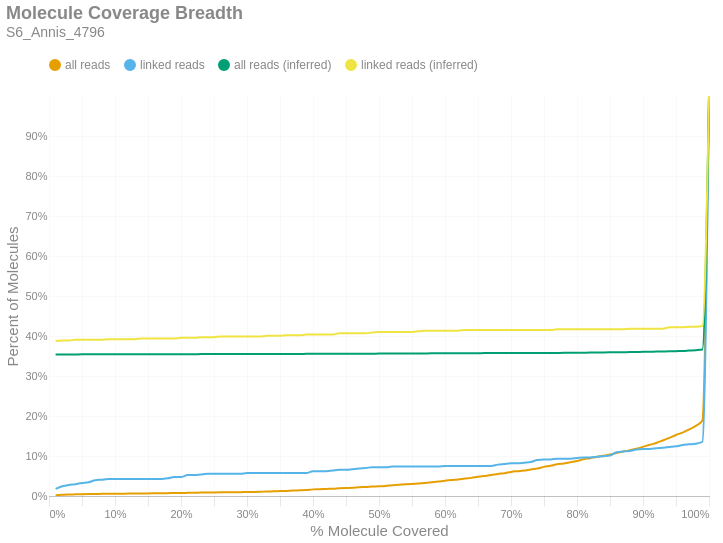

The cell this chart's notebook holds for it:
### Markdown cell above
### Molecule Read Coverage
This chart shows molecule coverage breadth as computed by the number of bases aligned to that molecule. In other words, "*how much of each unique long molecule is actually sequenced/aligned?*" Keep in mind there is a distinction between sequences and alignments, since some sequences belonging to a particular molecule may not align well and wouldn't appear in the alignment data. This chart also shows molecule coverage breadth as computed by the *inferred fragment* from which the aligned sequences originate. Unlike read coverage, this calculation takes into account the total insert size, including unsequenced gaps between the forward and reverse reads. Like the previous figures, these are cumulative percents.

### Code cell
if SKIPLR:
    print_html(f"Skipped")
else:
    binned_df = consolidated_hist(valids['coverage_bp'], mask, 0.01, True)
    binned_df_inf = consolidated_hist(valids['coverage_inserts'], mask, 0.01, True)
    binned_df = binned_df.with_columns(pl.lit(binned_df_inf['all reads (cumsum)']).alias('all reads (inferred)'))
    binned_df = binned_df.with_columns(pl.lit(binned_df_inf['linked reads (cumsum)']).alias('linked reads (inferred)'))
    binned_df = binned_df.with_columns(
        (pl.col('bin').cast(pl.Float64) + 0.01).alias('right_edge')
    )

    with SafeRender(binned_df):
        (
            density_plot(binned_df, 'Molecule Coverage Breadth', samplename, 'molcov', ['all reads (inferred)','linked reads (inferred)'])
            .encode(
                #x=alt.X('bin:Q', title="% Molecule Covered").axis(format = '%').scale(padding=0),
                x=alt.X('right_edge:Q', title="% Molecule Covered").axis(format='%').scale(padding=0),
                y=alt.Y('value:Q', title='Percent of Molecules')
                    .axis(format='%')
                    .stack(False)
                    .scale(domainMin=0, padding=0),
                color=alt.Color("key:N").scale(domain = ["all reads", "linked reads", "all reads (inferred)", "linked reads (inferred)"]),
                tooltip = [
                    alt.Tooltip("key:N", title = "Data Type"),
                    alt.Tooltip("range_label:N", title="% Molecule Covered"),
                    alt.Tooltip("value:Q", format = ".2%", title="% Molecules")
                ]
            )
        ).display()

### Figure 1 — Vega-Lite specification as saved in the notebook (floating-point values rounded to 4 significant figures)
{"width": "container", "height": 400, "config": {"title": {"anchor": "start", "dy": -15, "fontSize": 18, "color": "#888888", "subtitleColor": "#888888", "subtitleFontSize": 14}, "arc": {"fill": "#0072B2"}, "axis": {"domainColor": "#888888", "domainWidth": 0.5, "gridWidth": 0.2, "grid": false, "titleFontWeight": 400, "titleFontSize": 15, "labelFontSize": 11, "labelColor": "#888888", "tickColor": "#888888", "tickWidth": 0.2, "titleColor": "#888888"}, "axisBand": {"grid": false}, "axisX": {"grid": true, "tickSize": 10, "domainCap": "round"}, "axisY": {"domain": false, "grid": true, "tickSize": 0, "domainCap": "round"}, "background": "transparent", "header": {"labelFontSize": 15, "labelColor": "#888888", "titleFontSize": 15, "titleFontWeight": 600, "titleColor": "#888888"}, "legend": {"labelFont": "sans-serif", "labelFontSize": 12, "labelColor": "#888888", "symbolSize": 100, "symbolType": "circle", "titleFontSize": 12, "titlePadding": 10, "titleColor": "#888888", "title": null, "orient": "top"}, "range": {"category": ["#E69F00", "#56B4E9", "#009E73", "#F0E442", "#0072B2", "#D55E00", "#CC79A7", "#000000"], "diverging": ["#cfe8f3", "#a2d4ec", "#73bfe2", "#46abdb", "#1696d2", "#12719e"]}, "area": {"fill": "#0072B2", "fillOpacity": 0.7, "line": true, "strokeOpacity": 0.7}, "line": {"color": "#0072B2", "stroke": "#0072B2", "strokeWidth": 2}, "trail": {"color": "#0072B2", "stroke": "#0072B2", "strokeWidth": 0, "size": 1}, "point": {"filled": true, "fillOpacity": 1.0, "size": 95}, "text": {"color": "#888888", "fontSize": 11, "align": "right", "fontWeight": 400, "size": 11}, "bar": {"fill": "#0072B2", "stroke": null}, "view": {"stroke": null, "continuousWidth": 660, "continuousHeight": 400}}, "data": {"name": "data-6276f2d27a6225c54544e11bd7aca93b"}, "mark": {"type": "line", "interpolate": "monotone", "point": {"opacity": 0, "size": 275}}, "encoding": {"color": {"field": "key", "scale": {"domain": ["all reads", "linked reads", "all reads (inferred)", "linked reads (inferred)"]}, "type": "nominal"}, "tooltip": [{"field": "key", "title": "Data Type", "type": "nominal"}, {"field": "range_label", "title": "% Molecule Covered", "type": "nominal"}, {"field": "value", "format": ".2%", "title": "% Molecules", "type": "quantitative"}], "x": {"axis": {"format": "%"}, "field": "right_edge", "scale": {"padding": 0}, "title": "% Molecule Covered", "type": "quantitative"}, "y": {"axis": {"format": "%"}, "field": "value", "scale": {"domainMin": 0, "padding": 0}, "stack": false, "title": "Percent of Molecules", "type": "quantitative"}}, "params": [{"name": "param_c36ac31b6afebe62", "select": {"type": "point", "fields": ["key"]}, "bind": "legend"}], "title": {"text": "Molecule Coverage Breadth", "subtitle": "S6_Annis_4796"}, "transform": [{"fold": ["all reads (cumsum)", "linked reads (cumsum)", "all reads (inferred)", "linked reads (inferred)"]}, {"calculate": "replace(datum.key, ' (cumsum)', '')", "as": "key"}, {"filter": {"param": "param_c36ac31b6afebe62"}}], "usermeta": {"embedOptions": {"downloadFileName": "S6_Annis_4796.molcov"}}, "$schema": "https://vega.github.io/schema/vega-lite/v6.1.0.json", "datasets": {"data-6276f2d27a6225c54544e11bd7aca93b": [{"bin": "0.0", "interval": "0.0-0.01", "all reads": 0.002048, "linked reads": 0.01797, "all reads (cumsum)": 0.002048, "linked reads (cumsum)": 0.01797, "range_label": "0.0-0.01", "all reads (inferred)": 0.3538, "linked reads (inferred)": 0.3873, "right_edge": 0.01}, {"bin": "0.01", "interval": "0.01-0.02", "all reads": 0.0009794, "linked reads": 0.006536, "all reads (cumsum)": 0.003027, "linked reads (cumsum)": 0.02451, "range_label": "0.01-0.02", "all reads (inferred)": 0.3539, "linked reads (inferred)": 0.3889, "right_edge": 0.02}, {"bin": "0.02", "interval": "0.02-0.03", "all reads": 0.0008014, "linked reads": 0.003268, "all reads (cumsum)": 0.003829, "linked reads (cumsum)": 0.02778, "range_label": "0.02-0.03", "all reads (inferred)": 0.3539, "linked reads (inferred)": 0.3889, "right_edge": 0.03}, {"bin": "0.03", "interval": "0.03-0.04", "all reads": 0.0002671, "linked reads": 0.001634, "all reads (cumsum)": 0.004096, "linked reads (cumsum)": 0.02941, "range_label": "0.03-0.04", "all reads (inferred)": 0.354, "linked reads (inferred)": 0.3905, "right_edge": 0.04}, {"bin": "0.04", "interval": "0.04-0.05", "all reads": 0.0002671, "linked reads": 0.003268, "all reads (cumsum)": 0.004363, "linked reads (cumsum)": 0.03268, "range_label": "0.04-0.05", "all reads (inferred)": 0.3541, "linked reads (inferred)": 0.3905, "right_edge": 0.05}, {"bin": "0.05", "interval": "0.05-0.06", "all reads": 0.0003562, "linked reads": 0.001634, "all reads (cumsum)": 0.004719, "linked reads (cumsum)": 0.03431, "range_label": "0.05-0.06", "all reads (inferred)": 0.3541, "linked reads (inferred)": 0.3905, "right_edge": 0.06}, {"bin": "0.06", "interval": "0.06-0.07", "all reads": 0.0004452, "linked reads": 0.004902, "all reads (cumsum)": 0.005164, "linked reads (cumsum)": 0.03922, "range_label": "0.06-0.07", "all reads (inferred)": 0.3541, "linked reads (inferred)": 0.3905, "right_edge": 0.07}, {"bin": "0.07", "interval": "0.07-0.08", "all reads": 0.0001781, "linked reads": 0.001634, "all reads (cumsum)": 0.005342, "linked reads (cumsum)": 0.04085, "range_label": "0.07-0.08", "all reads (inferred)": 0.3541, "linked reads (inferred)": 0.3905, "right_edge": 0.08}, {"bin": "0.08", "interval": "0.08-0.09", "all reads": 0.0001781, "linked reads": 0.001634, "all reads (cumsum)": 0.00552, "linked reads (cumsum)": 0.04248, "range_label": "0.08-0.09", "all reads (inferred)": 0.3542, "linked reads (inferred)": 0.3922, "right_edge": 0.09}, {"bin": "0.09", "interval": "0.09-0.1", "all reads": 0.0001781, "linked reads": 0.0, "all reads (cumsum)": 0.005699, "linked reads (cumsum)": 0.04248, "range_label": "0.09-0.1", "all reads (inferred)": 0.3542, "linked reads (inferred)": 0.3922, "right_edge": 0.1}, {"bin": "0.1", "interval": "0.1-0.11", "all reads": 8.904e-05, "linked reads": 0.0, "all reads (cumsum)": 0.005788, "linked reads (cumsum)": 0.04248, "range_label": "0.1-0.11", "all reads (inferred)": 0.3543, "linked reads (inferred)": 0.3922, "right_edge": 0.11}, {"bin": "0.11", "interval": "0.11-0.12", "all reads": 0.0002671, "linked reads": 0.0, "all reads (cumsum)": 0.006055, "linked reads (cumsum)": 0.04248, "range_label": "0.11-0.12", "all reads (inferred)": 0.3543, "linked reads (inferred)": 0.3922, "right_edge": 0.12}, {"bin": "0.12", "interval": "0.12-0.13", "all reads": 8.904e-05, "linked reads": 0.0, "all reads (cumsum)": 0.006144, "linked reads (cumsum)": 0.04248, "range_label": "0.12-0.13", "all reads (inferred)": 0.3543, "linked reads (inferred)": 0.3922, "right_edge": 0.13}, {"bin": "0.13", "interval": "0.13-0.14", "all reads": 0.0003562, "linked reads": 0.0, "all reads (cumsum)": 0.0065, "linked reads (cumsum)": 0.04248, "range_label": "0.13-0.14", "all reads (inferred)": 0.3544, "linked reads (inferred)": 0.3938, "right_edge": 0.14}, {"bin": "0.14", "interval": "0.14-0.15", "all reads": 0.0, "linked reads": 0.0, "all reads (cumsum)": 0.0065, "linked reads (cumsum)": 0.04248, "range_label": "0.14-0.15", "all reads (inferred)": 0.3544, "linked reads (inferred)": 0.3938, "right_edge": 0.15}, {"bin": "0.15", "interval": "0.15-0.16", "all reads": 0.0003562, "linked reads": 0.0, "all reads (cumsum)": 0.006856, "linked reads (cumsum)": 0.04248, "range_label": "0.15-0.16", "all reads (inferred)": 0.3544, "linked reads (inferred)": 0.3938, "right_edge": 0.16}, {"bin": "0.16", "interval": "0.16-0.17", "all reads": 8.904e-05, "linked reads": 0.0, "all reads (cumsum)": 0.006945, "linked reads (cumsum)": 0.04248, "range_label": "0.16-0.17", "all reads (inferred)": 0.3544, "linked reads (inferred)": 0.3938, "right_edge": 0.17}, {"bin": "0.17", "interval": "0.17-0.18", "all reads": 0.0001781, "linked reads": 0.001634, "all reads (cumsum)": 0.007123, "linked reads (cumsum)": 0.04412, "range_label": "0.17-0.18", "all reads (inferred)": 0.3545, "linked reads (inferred)": 0.3938, "right_edge": 0.18}, {"bin": "0.18", "interval": "0.18-0.19", "all reads": 0.0004452, "linked reads": 0.003268, "all reads (cumsum)": 0.007568, "linked reads (cumsum)": 0.04739, "range_label": "0.18-0.19", "all reads (inferred)": 0.3545, "linked reads (inferred)": 0.3938, "right_edge": 0.19}, {"bin": "0.19", "interval": "0.19-0.2", "all reads": 0.0, "linked reads": 0.0, "all reads (cumsum)": 0.007568, "linked reads (cumsum)": 0.04739, "range_label": "0.19-0.2", "all reads (inferred)": 0.3546, "linked reads (inferred)": 0.3954, "right_edge": 0.2}, {"bin": "0.2", "interval": "0.2-0.21", "all reads": 0.0003562, "linked reads": 0.004902, "all reads (cumsum)": 0.007924, "linked reads (cumsum)": 0.05229, "range_label": "0.2-0.21", "all reads (inferred)": 0.3546, "linked reads (inferred)": 0.3954, "right_edge": 0.21}, {"bin": "0.21", "interval": "0.21-0.22", "all reads": 0.0003562, "linked reads": 0.0, "all reads (cumsum)": 0.008281, "linked reads (cumsum)": 0.05229, "range_label": "0.21-0.22", "all reads (inferred)": 0.3546, "linked reads (inferred)": 0.3954, "right_edge": 0.22}, {"bin": "0.22", "interval": "0.22-0.23", "all reads": 0.0002671, "linked reads": 0.001634, "all reads (cumsum)": 0.008548, "linked reads (cumsum)": 0.05392, "range_label": "0.22-0.23", "all reads (inferred)": 0.3547, "linked reads (inferred)": 0.3971, "right_edge": 0.23}, {"bin": "0.23", "interval": "0.23-0.24", "all reads": 0.0004452, "linked reads": 0.001634, "all reads (cumsum)": 0.008993, "linked reads (cumsum)": 0.05556, "range_label": "0.23-0.24", "all reads (inferred)": 0.3547, "linked reads (inferred)": 0.3971, "right_edge": 0.24}, {"bin": "0.24", "interval": "0.24-0.25", "all reads": 0.0, "linked reads": 0.0, "all reads (cumsum)": 0.008993, "linked reads (cumsum)": 0.05556, "range_label": "0.24-0.25", "all reads (inferred)": 0.3547, "linked reads (inferred)": 0.3971, "right_edge": 0.25}, {"bin": "0.25", "interval": "0.25-0.26", "all reads": 8.904e-05, "linked reads": 0.0, "all reads (cumsum)": 0.009082, "linked reads (cumsum)": 0.05556, "range_label": "0.25-0.26", "all reads (inferred)": 0.3548, "linked reads (inferred)": 0.3987, "right_edge": 0.26}, {"bin": "0.26", "interval": "0.26-0.27", "all reads": 0.0002671, "linked reads": 0.0, "all reads (cumsum)": 0.009349, "linked reads (cumsum)": 0.05556, "range_label": "0.26-0.27", "all reads (inferred)": 0.3549, "linked reads (inferred)": 0.3987, "right_edge": 0.27}, {"bin": "0.27", "interval": "0.27-0.28", "all reads": 8.904e-05, "linked reads": 0.0, "all reads (cumsum)": 0.009438, "linked reads (cumsum)": 0.05556, "range_label": "0.27-0.28", "all reads (inferred)": 0.355, "linked reads (inferred)": 0.3987, "right_edge": 0.28}, {"bin": "0.28", "interval": "0.28-0.29", "all reads": 0.0, "linked reads": 0.0, "all reads (cumsum)": 0.009438, "linked reads (cumsum)": 0.05556, "range_label": "0.28-0.29", "all reads (inferred)": 0.355, "linked reads (inferred)": 0.3987, "right_edge": 0.29}, {"bin": "0.29", "interval": "0.29-0.3", "all reads": 0.0005342, "linked reads": 0.001634, "all reads (cumsum)": 0.009972, "linked reads (cumsum)": 0.05719, "range_label": "0.29-0.3", "all reads (inferred)": 0.355, "linked reads (inferred)": 0.3987, "right_edge": 0.3}, {"bin": "0.3", "interval": "0.3-0.31", "all reads": 0.0001781, "linked reads": 0.0, "all reads (cumsum)": 0.01015, "linked reads (cumsum)": 0.05719, "range_label": "0.3-0.31", "all reads (inferred)": 0.355, "linked reads (inferred)": 0.3987, "right_edge": 0.31}, {"bin": "0.31", "interval": "0.31-0.32", "all reads": 0.0004452, "linked reads": 0.0, "all reads (cumsum)": 0.0106, "linked reads (cumsum)": 0.05719, "range_label": "0.31-0.32", "all reads (inferred)": 0.355, "linked reads (inferred)": 0.3987, "right_edge": 0.32}, {"bin": "0.32", "interval": "0.32-0.33", "all reads": 0.0007123, "linked reads": 0.0, "all reads (cumsum)": 0.01131, "linked reads (cumsum)": 0.05719, "range_label": "0.32-0.33", "all reads (inferred)": 0.3551, "linked reads (inferred)": 0.4003, "right_edge": 0.33}, {"bin": "0.33", "interval": "0.33-0.34", "all reads": 0.0003562, "linked reads": 0.0, "all reads (cumsum)": 0.01166, "linked reads (cumsum)": 0.05719, "range_label": "0.33-0.34", "all reads (inferred)": 0.3551, "linked reads (inferred)": 0.4003, "right_edge": 0.34}, {"bin": "0.34", "interval": "0.34-0.35", "all reads": 0.0005342, "linked reads": 0.0, "all reads (cumsum)": 0.0122, "linked reads (cumsum)": 0.05719, "range_label": "0.34-0.35", "all reads (inferred)": 0.3551, "linked reads (inferred)": 0.4003, "right_edge": 0.35}, {"bin": "0.35", "interval": "0.35-0.36", "all reads": 0.0005342, "linked reads": 0.0, "all reads (cumsum)": 0.01273, "linked reads (cumsum)": 0.05719, "range_label": "0.35-0.36", "all reads (inferred)": 0.3552, "linked reads (inferred)": 0.402, "right_edge": 0.36}, {"bin": "0.36", "interval": "0.36-0.37", "all reads": 0.0008904, "linked reads": 0.0, "all reads (cumsum)": 0.01362, "linked reads (cumsum)": 0.05719, "range_label": "0.36-0.37", "all reads (inferred)": 0.3552, "linked reads (inferred)": 0.402, "right_edge": 0.37}, {"bin": "0.37", "interval": "0.37-0.38", "all reads": 0.0005342, "linked reads": 0.0, "all reads (cumsum)": 0.01416, "linked reads (cumsum)": 0.05719, "range_label": "0.37-0.38", "all reads (inferred)": 0.3552, "linked reads (inferred)": 0.402, "right_edge": 0.38}, {"bin": "0.38", "interval": "0.38-0.39", "all reads": 0.0007123, "linked reads": 0.0, "all reads (cumsum)": 0.01487, "linked reads (cumsum)": 0.05719, "range_label": "0.38-0.39", "all reads (inferred)": 0.3554, "linked reads (inferred)": 0.4036, "right_edge": 0.39}, {"bin": "0.39", "interval": "0.39-0.4", "all reads": 0.001692, "linked reads": 0.004902, "all reads (cumsum)": 0.01656, "linked reads (cumsum)": 0.06209, "range_label": "0.39-0.4", "all reads (inferred)": 0.3554, "linked reads (inferred)": 0.4036, "right_edge": 0.4}, {"bin": "0.4", "interval": "0.4-0.41", "all reads": 0.0005342, "linked reads": 0.0, "all reads (cumsum)": 0.0171, "linked reads (cumsum)": 0.06209, "range_label": "0.4-0.41", "all reads (inferred)": 0.3554, "linked reads (inferred)": 0.4036, "right_edge": 0.41}, {"bin": "0.41", "interval": "0.41-0.42", "all reads": 0.0006233, "linked reads": 0.0, "all reads (cumsum)": 0.01772, "linked reads (cumsum)": 0.06209, "range_label": "0.41-0.42", "all reads (inferred)": 0.3554, "linked reads (inferred)": 0.4036, "right_edge": 0.42}, {"bin": "0.42", "interval": "0.42-0.43", "all reads": 0.0005342, "linked reads": 0.001634, "all reads (cumsum)": 0.01825, "linked reads (cumsum)": 0.06373, "range_label": "0.42-0.43", "all reads (inferred)": 0.3554, "linked reads (inferred)": 0.4036, "right_edge": 0.43}, {"bin": "0.43", "interval": "0.43-0.44", "all reads": 0.0009794, "linked reads": 0.001634, "all reads (cumsum)": 0.01923, "linked reads (cumsum)": 0.06536, "range_label": "0.43-0.44", "all reads (inferred)": 0.3557, "linked reads (inferred)": 0.4069, "right_edge": 0.44}, {"bin": "0.44", "interval": "0.44-0.45", "all reads": 0.0008014, "linked reads": 0.0, "all reads (cumsum)": 0.02003, "linked reads (cumsum)": 0.06536, "range_label": "0.44-0.45", "all reads (inferred)": 0.3558, "linked reads (inferred)": 0.4069, "right_edge": 0.45}, {"bin": "0.45", "interval": "0.45-0.46", "all reads": 0.0006233, "linked reads": 0.001634, "all reads (cumsum)": 0.02066, "linked reads (cumsum)": 0.06699, "range_label": "0.45-0.46", "all reads (inferred)": 0.3558, "linked reads (inferred)": 0.4069, "right_edge": 0.46}, {"bin": "0.46", "interval": "0.46-0.47", "all reads": 0.001247, "linked reads": 0.001634, "all reads (cumsum)": 0.0219, "linked reads (cumsum)": 0.06863, "range_label": "0.46-0.47", "all reads (inferred)": 0.3558, "linked reads (inferred)": 0.4069, "right_edge": 0.47}, {"bin": "0.47", "interval": "0.47-0.48", "all reads": 0.0005342, "linked reads": 0.001634, "all reads (cumsum)": 0.02244, "linked reads (cumsum)": 0.07026, "range_label": "0.47-0.48", "all reads (inferred)": 0.3558, "linked reads (inferred)": 0.4069, "right_edge": 0.48}, {"bin": "0.48", "interval": "0.48-0.49", "all reads": 0.001068, "linked reads": 0.001634, "all reads (cumsum)": 0.02351, "linked reads (cumsum)": 0.0719, "range_label": "0.48-0.49", "all reads (inferred)": 0.3559, "linked reads (inferred)": 0.4085, "right_edge": 0.49}, {"bin": "0.49", "interval": "0.49-0.5", "all reads": 0.0006233, "linked reads": 0.0, "all reads (cumsum)": 0.02413, "linked reads (cumsum)": 0.0719, "range_label": "0.49-0.5", "all reads (inferred)": 0.356, "linked reads (inferred)": 0.4101, "right_edge": 0.5}, {"bin": "0.5", "interval": "0.5-0.51", "all reads": 0.001158, "linked reads": 0.0, "all reads (cumsum)": 0.02529, "linked reads (cumsum)": 0.0719, "range_label": "0.5-0.51", "all reads (inferred)": 0.3561, "linked reads (inferred)": 0.4101, "right_edge": 0.51}, {"bin": "0.51", "interval": "0.51-0.52", "all reads": 0.001781, "linked reads": 0.001634, "all reads (cumsum)": 0.02707, "linked reads (cumsum)": 0.07353, "range_label": "0.51-0.52", "all reads (inferred)": 0.3561, "linked reads (inferred)": 0.4101, "right_edge": 0.52}, {"bin": "0.52", "interval": "0.52-0.53", "all reads": 0.0009794, "linked reads": 0.0, "all reads (cumsum)": 0.02805, "linked reads (cumsum)": 0.07353, "range_label": "0.52-0.53", "all reads (inferred)": 0.3561, "linked reads (inferred)": 0.4101, "right_edge": 0.53}, {"bin": "0.53", "interval": "0.53-0.54", "all reads": 0.001247, "linked reads": 0.0, "all reads (cumsum)": 0.02929, "linked reads (cumsum)": 0.07353, "range_label": "0.53-0.54", "all reads (inferred)": 0.3561, "linked reads (inferred)": 0.4101, "right_edge": 0.54}, {"bin": "0.54", "interval": "0.54-0.55", "all reads": 0.0009794, "linked reads": 0.0, "all reads (cumsum)": 0.03027, "linked reads (cumsum)": 0.07353, "range_label": "0.54-0.55", "all reads (inferred)": 0.3561, "linked reads (inferred)": 0.4101, "right_edge": 0.55}, {"bin": "0.55", "interval": "0.55-0.56", "all reads": 0.0007123, "linked reads": 0.0, "all reads (cumsum)": 0.03099, "linked reads (cumsum)": 0.07353, "range_label": "0.55-0.56", "all reads (inferred)": 0.3563, "linked reads (inferred)": 0.4118, "right_edge": 0.56}, {"bin": "0.56", "interval": "0.56-0.57", "all reads": 0.001336, "linked reads": 0.0, "all reads (cumsum)": 0.03232, "linked reads (cumsum)": 0.07353, "range_label": "0.56-0.57", "all reads (inferred)": 0.3565, "linked reads (inferred)": 0.4134, "right_edge": 0.57}, {"bin": "0.57", "interval": "0.57-0.58", "all reads": 0.00187, "linked reads": 0.0, "all reads (cumsum)": 0.03419, "linked reads (cumsum)": 0.07353, "range_label": "0.57-0.58", "all reads (inferred)": 0.3566, "linked reads (inferred)": 0.4134, "right_edge": 0.58}, {"bin": "0.58", "interval": "0.58-0.59", "all reads": 0.00187, "linked reads": 0.0, "all reads (cumsum)": 0.03606, "linked reads (cumsum)": 0.07353, "range_label": "0.58-0.59", "all reads (inferred)": 0.3566, "linked reads (inferred)": 0.4134, "right_edge": 0.59}, {"bin": "0.59", "interval": "0.59-0.6", "all reads": 0.002137, "linked reads": 0.001634, "all reads (cumsum)": 0.0382, "linked reads (cumsum)": 0.07516, "range_label": "0.59-0.6", "all reads (inferred)": 0.3567, "linked reads (inferred)": 0.4134, "right_edge": 0.6}, {"bin": "0.6", "interval": "0.6-0.61", "all reads": 0.001781, "linked reads": 0.0, "all reads (cumsum)": 0.03998, "linked reads (cumsum)": 0.07516, "range_label": "0.6-0.61", "all reads (inferred)": 0.3567, "linked reads (inferred)": 0.4134, "right_edge": 0.61}, {"bin": "0.61", "interval": "0.61-0.62", "all reads": 0.001514, "linked reads": 0.0, "all reads (cumsum)": 0.04149, "linked reads (cumsum)": 0.07516, "range_label": "0.61-0.62", "all reads (inferred)": 0.3568, "linked reads (inferred)": 0.4134, "right_edge": 0.62}, {"bin": "0.62", "interval": "0.62-0.63", "all reads": 0.002048, "linked reads": 0.0, "all reads (cumsum)": 0.04354, "linked reads (cumsum)": 0.07516, "range_label": "0.62-0.63", "all reads (inferred)": 0.3569, "linked reads (inferred)": 0.415, "right_edge": 0.63}, {"bin": "0.63", "interval": "0.63-0.64", "all reads": 0.001781, "linked reads": 0.0, "all reads (cumsum)": 0.04532, "linked reads (cumsum)": 0.07516, "range_label": "0.63-0.64", "all reads (inferred)": 0.357, "linked reads (inferred)": 0.415, "right_edge": 0.64}, {"bin": "0.64", "interval": "0.64-0.65", "all reads": 0.002671, "linked reads": 0.0, "all reads (cumsum)": 0.04799, "linked reads (cumsum)": 0.07516, "range_label": "0.64-0.65", "all reads (inferred)": 0.3571, "linked reads (inferred)": 0.415, "right_edge": 0.65}, {"bin": "0.65", "interval": "0.65-0.66", "all reads": 0.002137, "linked reads": 0.0, "all reads (cumsum)": 0.05013, "linked reads (cumsum)": 0.07516, "range_label": "0.65-0.66", "all reads (inferred)": 0.3572, "linked reads (inferred)": 0.415, "right_edge": 0.66}, {"bin": "0.66", "interval": "0.66-0.67", "all reads": 0.002137, "linked reads": 0.0, "all reads (cumsum)": 0.05227, "linked reads (cumsum)": 0.07516, "range_label": "0.66-0.67", "all reads (inferred)": 0.3573, "linked reads (inferred)": 0.415, "right_edge": 0.67}, {"bin": "0.67", "interval": "0.67-0.68", "all reads": 0.002849, "linked reads": 0.003268, "all reads (cumsum)": 0.05512, "linked reads (cumsum)": 0.07843, "range_label": "0.67-0.68", "all reads (inferred)": 0.3573, "linked reads (inferred)": 0.415, "right_edge": 0.68}, {"bin": "0.68", "interval": "0.68-0.69", "all reads": 0.001959, "linked reads": 0.001634, "all reads (cumsum)": 0.05707, "linked reads (cumsum)": 0.08007, "range_label": "0.68-0.69", "all reads (inferred)": 0.3573, "linked reads (inferred)": 0.415, "right_edge": 0.69}, {"bin": "0.69", "interval": "0.69-0.7", "all reads": 0.003205, "linked reads": 0.001634, "all reads (cumsum)": 0.06028, "linked reads (cumsum)": 0.0817, "range_label": "0.69-0.7", "all reads (inferred)": 0.3573, "linked reads (inferred)": 0.415, "right_edge": 0.7}, {"bin": "0.7", "interval": "0.7-0.71", "all reads": 0.001781, "linked reads": 0.0, "all reads (cumsum)": 0.06206, "linked reads (cumsum)": 0.0817, "range_label": "0.7-0.71", "all reads (inferred)": 0.3573, "linked reads (inferred)": 0.415, "right_edge": 0.71}, {"bin": "0.71", "interval": "0.71-0.72", "all reads": 0.001603, "linked reads": 0.001634, "all reads (cumsum)": 0.06366, "linked reads (cumsum)": 0.08333, "range_label": "0.71-0.72", "all reads (inferred)": 0.3573, "linked reads (inferred)": 0.415, "right_edge": 0.72}, {"bin": "0.72", "interval": "0.72-0.73", "all reads": 0.002849, "linked reads": 0.001634, "all reads (cumsum)": 0.06651, "linked reads (cumsum)": 0.08497, "range_label": "0.72-0.73", "all reads (inferred)": 0.3573, "linked reads (inferred)": 0.415, "right_edge": 0.73}, {"bin": "0.73", "interval": "0.73-0.74", "all reads": 0.002226, "linked reads": 0.004902, "all reads (cumsum)": 0.06874, "linked reads (cumsum)": 0.08987, "range_label": "0.73-0.74", "all reads (inferred)": 0.3574, "linked reads (inferred)": 0.415, "right_edge": 0.74}, {"bin": "0.74", "interval": "0.74-0.75", "all reads": 0.004096, "linked reads": 0.001634, "all reads (cumsum)": 0.07283, "linked reads (cumsum)": 0.0915, "range_label": "0.74-0.75", "all reads (inferred)": 0.3575, "linked reads (inferred)": 0.415, "right_edge": 0.75}, {"bin": "0.75", "interval": "0.75-0.76", "all reads": 0.002582, "linked reads": 0.0, "all reads (cumsum)": 0.07542, "linked reads (cumsum)": 0.0915, "range_label": "0.75-0.76", "all reads (inferred)": 0.3576, "linked reads (inferred)": 0.415, "right_edge": 0.76}, {"bin": "0.76", "interval": "0.76-0.77", "all reads": 0.003829, "linked reads": 0.001634, "all reads (cumsum)": 0.07924, "linked reads (cumsum)": 0.09314, "range_label": "0.76-0.77", "all reads (inferred)": 0.3577, "linked reads (inferred)": 0.4167, "right_edge": 0.77}, {"bin": "0.77", "interval": "0.77-0.78", "all reads": 0.002226, "linked reads": 0.0, "all reads (cumsum)": 0.08147, "linked reads (cumsum)": 0.09314, "range_label": "0.77-0.78", "all reads (inferred)": 0.3578, "linked reads (inferred)": 0.4167, "right_edge": 0.78}, {"bin": "0.78", "interval": "0.78-0.79", "all reads": 0.002938, "linked reads": 0.0, "all reads (cumsum)": 0.08441, "linked reads (cumsum)": 0.09314, "range_label": "0.78-0.79", "all reads (inferred)": 0.3578, "linked reads (inferred)": 0.4167, "right_edge": 0.79}, {"bin": "0.79", "interval": "0.79-0.8", "all reads": 0.003294, "linked reads": 0.001634, "all reads (cumsum)": 0.0877, "linked reads (cumsum)": 0.09477, "range_label": "0.79-0.8", "all reads (inferred)": 0.3581, "linked reads (inferred)": 0.4167, "right_edge": 0.8}, {"bin": "0.8", "interval": "0.8-0.81", "all reads": 0.004007, "linked reads": 0.001634, "all reads (cumsum)": 0.09171, "linked reads (cumsum)": 0.09641, "range_label": "0.8-0.81", "all reads (inferred)": 0.3583, "linked reads (inferred)": 0.4167, "right_edge": 0.81}, {"bin": "0.81", "interval": "0.81-0.82", "all reads": 0.002849, "linked reads": 0.0, "all reads (cumsum)": 0.09456, "linked reads (cumsum)": 0.09641, "range_label": "0.81-0.82", "all reads (inferred)": 0.3585, "linked reads (inferred)": 0.4167, "right_edge": 0.82}, {"bin": "0.82", "interval": "0.82-0.83", "all reads": 0.003205, "linked reads": 0.001634, "all reads (cumsum)": 0.09777, "linked reads (cumsum)": 0.09804, "range_label": "0.82-0.83", "all reads (inferred)": 0.3588, "linked reads (inferred)": 0.4167, "right_edge": 0.83}, {"bin": "0.83", "interval": "0.83-0.84", "all reads": 0.00276, "linked reads": 0.001634, "all reads (cumsum)": 0.1005, "linked reads (cumsum)": 0.09967, "range_label": "0.83-0.84", "all reads (inferred)": 0.359, "linked reads (inferred)": 0.4167, "right_edge": 0.84}, {"bin": "0.84", "interval": "0.84-0.85", "all reads": 0.003116, "linked reads": 0.001634, "all reads (cumsum)": 0.1036, "linked reads (cumsum)": 0.1013, "range_label": "0.84-0.85", "all reads (inferred)": 0.3592, "linked reads (inferred)": 0.4167, "right_edge": 0.85}, {"bin": "0.85", "interval": "0.85-0.86", "all reads": 0.004007, "linked reads": 0.00817, "all reads (cumsum)": 0.1076, "linked reads (cumsum)": 0.1095, "range_label": "0.85-0.86", "all reads (inferred)": 0.3594, "linked reads (inferred)": 0.4167, "right_edge": 0.86}, {"bin": "0.86", "interval": "0.86-0.87", "all reads": 0.003383, "linked reads": 0.001634, "all reads (cumsum)": 0.111, "linked reads (cumsum)": 0.1111, "range_label": "0.86-0.87", "all reads (inferred)": 0.3595, "linked reads (inferred)": 0.4167, "right_edge": 0.87}, {"bin": "0.87", "interval": "0.87-0.88", "all reads": 0.003383, "linked reads": 0.001634, "all reads (cumsum)": 0.1144, "linked reads (cumsum)": 0.1127, "range_label": "0.87-0.88", "all reads (inferred)": 0.3598, "linked reads (inferred)": 0.4183, "right_edge": 0.88}, {"bin": "0.88", "interval": "0.88-0.89", "all reads": 0.00374, "linked reads": 0.003268, "all reads (cumsum)": 0.1182, "linked reads (cumsum)": 0.116, "range_label": "0.88-0.89", "all reads (inferred)": 0.36, "linked reads (inferred)": 0.4183, "right_edge": 0.89}, {"bin": "0.89", "interval": "0.89-0.9", "all reads": 0.004719, "linked reads": 0.001634, "all reads (cumsum)": 0.1229, "linked reads (cumsum)": 0.1176, "range_label": "0.89-0.9", "all reads (inferred)": 0.3603, "linked reads (inferred)": 0.4183, "right_edge": 0.9}, {"bin": "0.9", "interval": "0.9-0.91", "all reads": 0.005075, "linked reads": 0.0, "all reads (cumsum)": 0.1279, "linked reads (cumsum)": 0.1176, "range_label": "0.9-0.91", "all reads (inferred)": 0.3604, "linked reads (inferred)": 0.4183, "right_edge": 0.91}, {"bin": "0.91", "interval": "0.91-0.92", "all reads": 0.004541, "linked reads": 0.001634, "all reads (cumsum)": 0.1325, "linked reads (cumsum)": 0.1193, "range_label": "0.91-0.92", "all reads (inferred)": 0.3611, "linked reads (inferred)": 0.4183, "right_edge": 0.92}, {"bin": "0.92", "interval": "0.92-0.93", "all reads": 0.006322, "linked reads": 0.001634, "all reads (cumsum)": 0.1388, "linked reads (cumsum)": 0.1209, "range_label": "0.92-0.93", "all reads (inferred)": 0.3613, "linked reads (inferred)": 0.4183, "right_edge": 0.93}, {"bin": "0.93", "interval": "0.93-0.94", "all reads": 0.006589, "linked reads": 0.001634, "all reads (cumsum)": 0.1454, "linked reads (cumsum)": 0.1225, "range_label": "0.93-0.94", "all reads (inferred)": 0.3616, "linked reads (inferred)": 0.4216, "right_edge": 0.94}, {"bin": "0.94", "interval": "0.94-0.95", "all reads": 0.007123, "linked reads": 0.001634, "all reads (cumsum)": 0.1525, "linked reads (cumsum)": 0.1242, "range_label": "0.94-0.95", "all reads (inferred)": 0.3621, "linked reads (inferred)": 0.4216, "right_edge": 0.95}, {"bin": "0.95", "interval": "0.95-0.96", "all reads": 0.005966, "linked reads": 0.003268, "all reads (cumsum)": 0.1585, "linked reads (cumsum)": 0.1275, "range_label": "0.95-0.96", "all reads (inferred)": 0.3627, "linked reads (inferred)": 0.4216, "right_edge": 0.96}, {"bin": "0.96", "interval": "0.96-0.97", "all reads": 0.008014, "linked reads": 0.001634, "all reads (cumsum)": 0.1665, "linked reads (cumsum)": 0.1291, "range_label": "0.96-0.97", "all reads (inferred)": 0.3635, "linked reads (inferred)": 0.4232, "right_edge": 0.97}, {"bin": "0.97", "interval": "0.97-0.98", "all reads": 0.008904, "linked reads": 0.001634, "all reads (cumsum)": 0.1754, "linked reads (cumsum)": 0.1307, "range_label": "0.97-0.98", "all reads (inferred)": 0.3644, "linked reads (inferred)": 0.4232, "right_edge": 0.98}, {"bin": "0.98", "interval": "0.98-0.99", "all reads": 0.01327, "linked reads": 0.004902, "all reads (cumsum)": 0.1887, "linked reads (cumsum)": 0.1356, "range_label": "0.98-0.99", "all reads (inferred)": 0.3661, "linked reads (inferred)": 0.4248, "right_edge": 0.99}, {"bin": "0.99", "interval": "0.99-1.0", "all reads": 0.8113, "linked reads": 0.8644, "all reads (cumsum)": 1.0, "linked reads (cumsum)": 1.0, "range_label": "0.99-1.0", "all reads (inferred)": 1.0, "linked reads (inferred)": 1.0, "right_edge": 1.0}]}}
